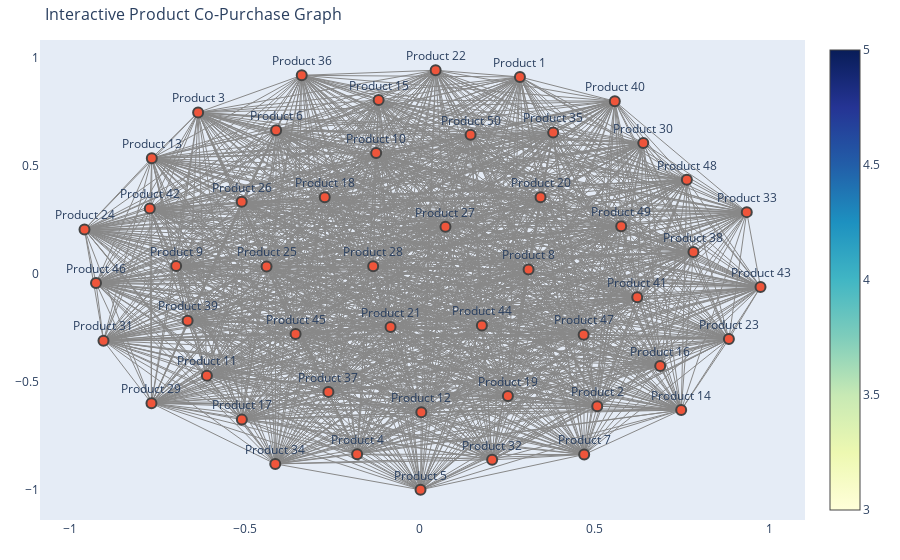

The notebook cell this image was saved under:
### Code cell
import plotly.graph_objects as go

# Get node positions
pos = nx.spring_layout(G)

# Extract node and edge data for visualization
edge_x = []
edge_y = []
for edge in G.edges():
    x0, y0 = pos[edge[0]]
    x1, y1 = pos[edge[1]]
    edge_x.extend([x0, x1, None])
    edge_y.extend([y0, y1, None])

edge_trace = go.Scatter(
    x=edge_x,
    y=edge_y,
    line=dict(width=1, color="#888"),
    hoverinfo="none",
    mode="lines",
)

node_x = []
node_y = []
node_text = []
for node in G.nodes():
    x, y = pos[node]
    node_x.append(x)
    node_y.append(y)
    node_text.append(node)

node_trace = go.Scatter(
    x=node_x,
    y=node_y,
    mode="markers+text",
    text=node_text,
    textposition="top center",
    hoverinfo="text",
    marker=dict(
        showscale=True,
        colorscale="YlGnBu",
        size=10,
        line_width=2,
    ),
)

fig = go.Figure(data=[edge_trace, node_trace])
fig.update_layout(
    showlegend=False,
    title="Interactive Product Co-Purchase Graph",
    titlefont_size=16,
    margin=dict(l=40, r=40, t=40, b=40),
    xaxis=dict(showgrid=False, zeroline=False),
    yaxis=dict(showgrid=False, zeroline=False),
)
fig.show()

### Figure 1 — Plotly figure (JSON) as saved in the notebook; plotly's stock layout.template omitted (floating-point values rounded to 4 significant figures; data arrays with more than 128 entries replaced by an {"elided": "..."} marker saying what was removed)
{"data": [{"hoverinfo": "none", "line": {"color": "#888", "width": 1}, "mode": "lines", "type": "scatter", "x": {"elided": "3675 float values"}, "y": {"elided": "3675 float values"}}, {"hoverinfo": "text", "marker": {"colorscale": [[0, "rgb(255,255,217)"], [0.125, "rgb(237,248,177)"], [0.25, "rgb(199,233,180)"], [0.375, "rgb(127,205,187)"], [0.5, "rgb(65,182,196)"], [0.625, "rgb(29,145,192)"], [0.75, "rgb(34,94,168)"], [0.875, "rgb(37,52,148)"], [1, "rgb(8,29,88)"]], "line": {"width": 2}, "showscale": true, "size": 10}, "mode": "markers+text", "text": ["Product 44", "Product 41", "Product 47", "Product 2", "Product 50", "Product 6", "Product 49", "Product 24", "Product 17", "Product 36", "Product 7", "Product 9", "Product 25", "Product 5", "Product 42", "Product 28", "Product 31", "Product 46", "Product 48", "Product 15", "Product 34", "Product 26", "Product 30", "Product 4", "Product 8", "Product 14", "Product 18", "Product 37", "Product 19", "Product 33", "Product 16", "Product 11", "Product 32", "Product 45", "Product 27", "Product 13", "Product 39", "Product 23", "Product 1", "Product 40", "Product 20", "Product 21", "Product 10", "Product 43", "Product 38", "Product 3", "Product 35", "Product 22", "Product 12", "Product 29"], "textposition": "top center", "type": "scatter", "x": [0.1776, 0.622, 0.4687, 0.5076, 0.1453, -0.411, 0.5762, -0.9593, -0.5091, -0.3378, 0.4703, -0.6971, -0.4384, 0.002046, -0.7726, -0.1335, -0.905, -0.9264, 0.7641, -0.1178, -0.4135, -0.5096, 0.6393, -0.1794, 0.3111, 0.7478, -0.272, -0.2615, 0.252, 0.9354, 0.6877, -0.6092, 0.2069, -0.3554, 0.07339, -0.7667, -0.6643, 0.8843, 0.2864, 0.5579, 0.3454, -0.08375, -0.1249, 0.9747, 0.7829, -0.6343, 0.3815, 0.04526, 0.004333, -0.7677], "y": [-0.2398, -0.1094, -0.2824, -0.6134, 0.6418, 0.6635, 0.2188, 0.2041, -0.6756, 0.9172, -0.837, 0.03484, 0.03246, -1.0, 0.3009, 0.03406, -0.3103, -0.04368, 0.4337, 0.8029, -0.8804, 0.3322, 0.6041, -0.8354, 0.019, -0.6312, 0.3528, -0.5472, -0.5662, 0.2844, -0.4276, -0.4723, -0.8616, -0.2796, 0.2167, 0.5338, -0.2179, -0.3028, 0.9097, 0.7977, 0.3537, -0.2475, 0.5578, -0.06235, 0.09939, 0.7454, 0.6532, 0.9407, -0.6419, -0.5994]}], "layout": {"margin": {"b": 40, "l": 40, "r": 40, "t": 40}, "showlegend": false, "title": {"font": {"size": 16}, "text": "Interactive Product Co-Purchase Graph"}, "xaxis": {"showgrid": false, "zeroline": false}, "yaxis": {"showgrid": false, "zeroline": false}}}
